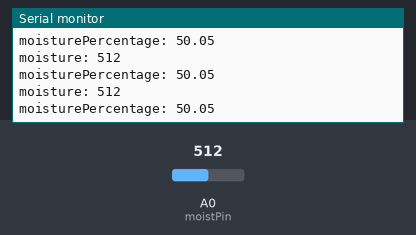
Bench run of a sketch on a simulated Arduino Uno, built with avr-gcc and run on an emulated ATmega328P. Parts: the last lines printed to the serial monitor. Inputs (shaded band) come from the test bench; at power-on: A0 (moistPin) = 512.

Above: at 2.7 s.
2.8 s: A0 (moistPin) set to 111
At 2.85 s:
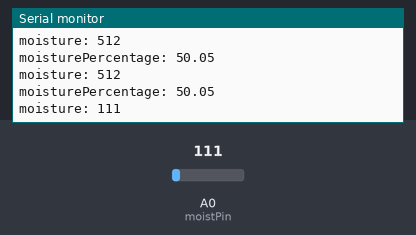
5.8 s: A0 (moistPin) set to 102
At 5.8 s:
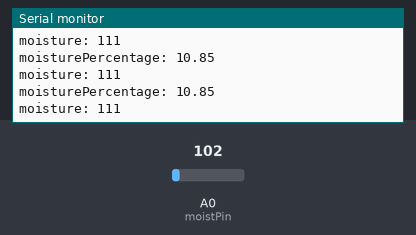
Timing chart, 0 to 8.8 s (numbered marks = the images above; inputs shaded):
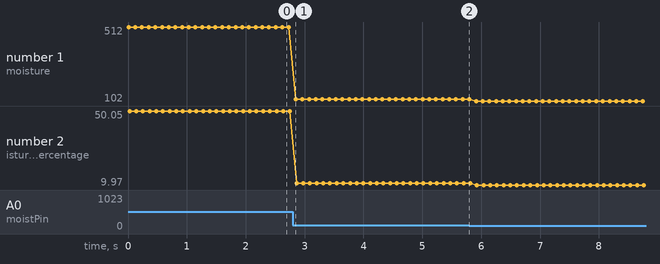

Measured:
- after the input at 2.8 s, the serial monitor: prints a new line after 0.05 s (image 1)
- plotted number 1: 512 → 111 after the input at 2.8 s, 111 → 102 after the input at 5.8 s
- plotted number 2: 50.05 → 10.85 after the input at 2.8 s, 10.85 → 9.97 after the input at 5.8 s

The sketch:

lcd.ino
```cpp
#include <LiquidCrystal.h>
LiquidCrystal LCD(12, 11, 10, 9, 8, 7);
#define moistPin A0
#define power A1
int moisture;
float moisturePercentage;

void setup()
{
  // put your setup code here, to run once:
    pinMode(power, OUTPUT);
    pinMode(moistPin, INPUT);
    Serial.begin(9600);
}

void loop()
{
    // Apply power to the soil moisture sensor
    digitalWrite(power, HIGH);
    delay(10); // Wait for 10 millisecond(s)
    moisture = analogRead(moistPin);
    // Turn off the sensor to reduce metal corrosion over time
    digitalWrite(power, LOW);
    moisturePercentage = (float) 100 * moisture / 1023;
    Serial.print("moisture: ");
    Serial.println(moisture);
    Serial.print("moisturePercentage: ");
    Serial.println(moisturePercentage);
    LCD.setCursor(1, 0);
    LCD.print("Moisture: ");
    LCD.print(int(moisturePercentage));
    LCD.print("%");
    // Wait for 100 millisecond(s)
    delay(100);
    LCD.clear();
}
```
